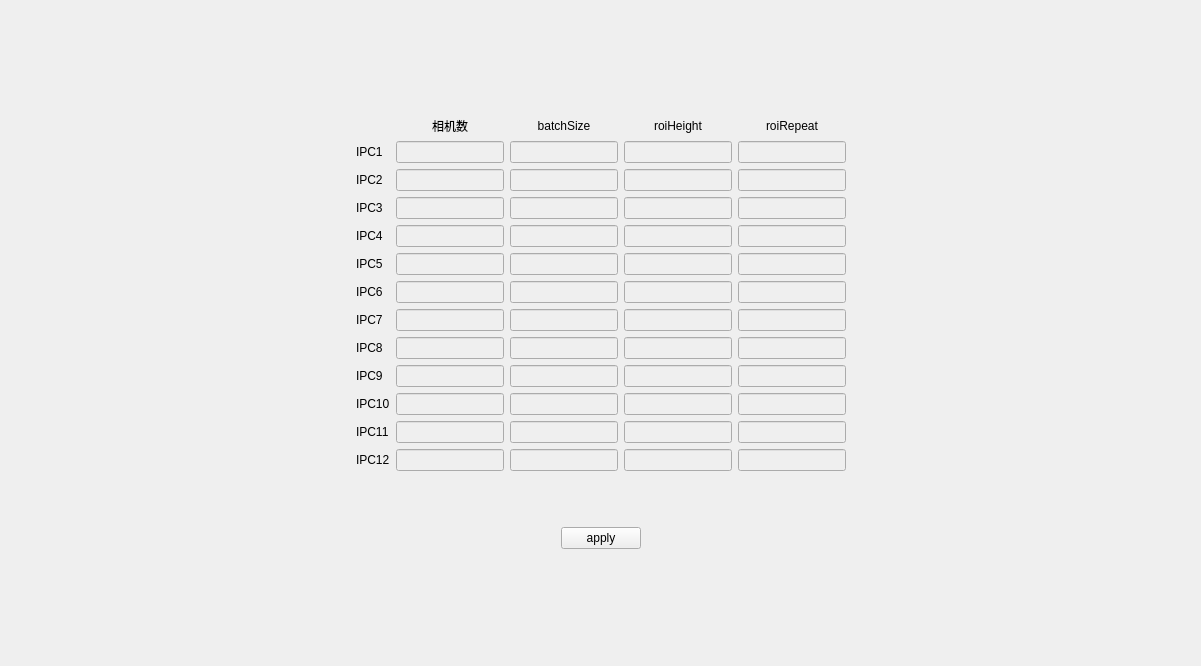
<?xml version="1.0" encoding="UTF-8"?>
<ui version="4.0">
 <class>IpcAISetWidget</class>
 <widget class="QWidget" name="IpcAISetWidget">
  <property name="geometry">
   <rect>
    <x>0</x>
    <y>0</y>
    <width>1201</width>
    <height>666</height>
   </rect>
  </property>
  <property name="windowTitle">
   <string>Form</string>
  </property>
  <layout class="QGridLayout" name="gridLayout_2">
   <item row="4" column="1">
    <spacer name="verticalSpacer_2">
     <property name="orientation">
      <enum>Qt::Vertical</enum>
     </property>
     <property name="sizeHint" stdset="0">
      <size>
       <width>20</width>
       <height>40</height>
      </size>
     </property>
    </spacer>
   </item>
   <item row="2" column="0">
    <spacer name="horizontalSpacer">
     <property name="orientation">
      <enum>Qt::Horizontal</enum>
     </property>
     <property name="sizeHint" stdset="0">
      <size>
       <width>207</width>
       <height>17</height>
      </size>
     </property>
    </spacer>
   </item>
   <item row="3" column="1">
    <layout class="QHBoxLayout" name="horizontalLayout">
     <property name="topMargin">
      <number>50</number>
     </property>
     <item>
      <spacer name="horizontalSpacer_3">
       <property name="orientation">
        <enum>Qt::Horizontal</enum>
       </property>
       <property name="sizeHint" stdset="0">
        <size>
         <width>40</width>
         <height>20</height>
        </size>
       </property>
      </spacer>
     </item>
     <item>
      <widget class="QPushButton" name="pushButton">
       <property name="text">
        <string>apply</string>
       </property>
      </widget>
     </item>
     <item>
      <spacer name="horizontalSpacer_4">
       <property name="orientation">
        <enum>Qt::Horizontal</enum>
       </property>
       <property name="sizeHint" stdset="0">
        <size>
         <width>40</width>
         <height>20</height>
        </size>
       </property>
      </spacer>
     </item>
    </layout>
   </item>
   <item row="1" column="1" rowspan="2">
    <layout class="QGridLayout" name="gridLayout" columnstretch="1,0,0,0,0">
     <item row="12" column="4">
      <widget class="myLineEdit" name="lineEdit_11_3">
       <property name="enabled">
        <bool>false</bool>
       </property>
       <property name="alignment">
        <set>Qt::AlignCenter</set>
       </property>
      </widget>
     </item>
     <item row="12" column="3">
      <widget class="myLineEdit" name="lineEdit_11_2">
       <property name="enabled">
        <bool>false</bool>
       </property>
       <property name="alignment">
        <set>Qt::AlignCenter</set>
       </property>
      </widget>
     </item>
     <item row="0" column="1">
      <widget class="QLabel" name="label_cameracnt">
       <property name="text">
        <string>相机数</string>
       </property>
       <property name="alignment">
        <set>Qt::AlignCenter</set>
       </property>
      </widget>
     </item>
     <item row="0" column="3">
      <widget class="QLabel" name="label_roiheight">
       <property name="text">
        <string>roiHeight</string>
       </property>
       <property name="alignment">
        <set>Qt::AlignCenter</set>
       </property>
      </widget>
     </item>
     <item row="0" column="4">
      <widget class="QLabel" name="label_roirepeat">
       <property name="text">
        <string>roiRepeat</string>
       </property>
       <property name="alignment">
        <set>Qt::AlignCenter</set>
       </property>
      </widget>
     </item>
     <item row="0" column="2">
      <widget class="QLabel" name="label_batchsize">
       <property name="text">
        <string>batchSize</string>
       </property>
       <property name="alignment">
        <set>Qt::AlignCenter</set>
       </property>
      </widget>
     </item>
     <item row="1" column="3">
      <widget class="myLineEdit" name="lineEdit_0_2">
       <property name="enabled">
        <bool>false</bool>
       </property>
       <property name="alignment">
        <set>Qt::AlignCenter</set>
       </property>
      </widget>
     </item>
     <item row="1" column="2">
      <widget class="myLineEdit" name="lineEdit_0_1">
       <property name="enabled">
        <bool>false</bool>
       </property>
       <property name="alignment">
        <set>Qt::AlignCenter</set>
       </property>
      </widget>
     </item>
     <item row="1" column="0">
      <widget class="QLabel" name="label_0">
       <property name="text">
        <string>IPC1</string>
       </property>
      </widget>
     </item>
     <item row="1" column="1">
      <widget class="myLineEdit" name="lineEdit_0_0">
       <property name="enabled">
        <bool>false</bool>
       </property>
       <property name="alignment">
        <set>Qt::AlignCenter</set>
       </property>
      </widget>
     </item>
     <item row="1" column="4">
      <widget class="myLineEdit" name="lineEdit_0_3">
       <property name="enabled">
        <bool>false</bool>
       </property>
       <property name="alignment">
        <set>Qt::AlignCenter</set>
       </property>
      </widget>
     </item>
     <item row="2" column="1">
      <widget class="myLineEdit" name="lineEdit_1_0">
       <property name="enabled">
        <bool>false</bool>
       </property>
       <property name="alignment">
        <set>Qt::AlignCenter</set>
       </property>
      </widget>
     </item>
     <item row="2" column="3">
      <widget class="myLineEdit" name="lineEdit_1_2">
       <property name="enabled">
        <bool>false</bool>
       </property>
       <property name="alignment">
        <set>Qt::AlignCenter</set>
       </property>
      </widget>
     </item>
     <item row="2" column="0">
      <widget class="QLabel" name="label_1">
       <property name="text">
        <string>IPC2</string>
       </property>
      </widget>
     </item>
     <item row="2" column="4">
      <widget class="myLineEdit" name="lineEdit_1_3">
       <property name="enabled">
        <bool>false</bool>
       </property>
       <property name="alignment">
        <set>Qt::AlignCenter</set>
       </property>
      </widget>
     </item>
     <item row="2" column="2">
      <widget class="myLineEdit" name="lineEdit_1_1">
       <property name="enabled">
        <bool>false</bool>
       </property>
       <property name="alignment">
        <set>Qt::AlignCenter</set>
       </property>
      </widget>
     </item>
     <item row="4" column="0">
      <widget class="QLabel" name="label_3">
       <property name="text">
        <string>IPC4</string>
       </property>
      </widget>
     </item>
     <item row="3" column="1">
      <widget class="myLineEdit" name="lineEdit_2_0">
       <property name="enabled">
        <bool>false</bool>
       </property>
       <property name="alignment">
        <set>Qt::AlignCenter</set>
       </property>
      </widget>
     </item>
     <item row="3" column="4">
      <widget class="myLineEdit" name="lineEdit_2_3">
       <property name="enabled">
        <bool>false</bool>
       </property>
       <property name="alignment">
        <set>Qt::AlignCenter</set>
       </property>
      </widget>
     </item>
     <item row="3" column="3">
      <widget class="myLineEdit" name="lineEdit_2_2">
       <property name="enabled">
        <bool>false</bool>
       </property>
       <property name="alignment">
        <set>Qt::AlignCenter</set>
       </property>
      </widget>
     </item>
     <item row="3" column="2">
      <widget class="myLineEdit" name="lineEdit_2_1">
       <property name="enabled">
        <bool>false</bool>
       </property>
       <property name="alignment">
        <set>Qt::AlignCenter</set>
       </property>
      </widget>
     </item>
     <item row="3" column="0">
      <widget class="QLabel" name="label_2">
       <property name="text">
        <string>IPC3</string>
       </property>
      </widget>
     </item>
     <item row="4" column="1">
      <widget class="myLineEdit" name="lineEdit_3_0">
       <property name="enabled">
        <bool>false</bool>
       </property>
       <property name="alignment">
        <set>Qt::AlignCenter</set>
       </property>
      </widget>
     </item>
     <item row="4" column="2">
      <widget class="myLineEdit" name="lineEdit_3_1">
       <property name="enabled">
        <bool>false</bool>
       </property>
       <property name="alignment">
        <set>Qt::AlignCenter</set>
       </property>
      </widget>
     </item>
     <item row="4" column="4">
      <widget class="myLineEdit" name="lineEdit_3_3">
       <property name="enabled">
        <bool>false</bool>
       </property>
       <property name="alignment">
        <set>Qt::AlignCenter</set>
       </property>
      </widget>
     </item>
     <item row="4" column="3">
      <widget class="myLineEdit" name="lineEdit_3_2">
       <property name="enabled">
        <bool>false</bool>
       </property>
       <property name="alignment">
        <set>Qt::AlignCenter</set>
       </property>
      </widget>
     </item>
     <item row="5" column="0">
      <widget class="QLabel" name="label_4">
       <property name="text">
        <string>IPC5</string>
       </property>
      </widget>
     </item>
     <item row="5" column="3">
      <widget class="myLineEdit" name="lineEdit_4_2">
       <property name="enabled">
        <bool>false</bool>
       </property>
       <property name="alignment">
        <set>Qt::AlignCenter</set>
       </property>
      </widget>
     </item>
     <item row="5" column="1">
      <widget class="myLineEdit" name="lineEdit_4_0">
       <property name="enabled">
        <bool>false</bool>
       </property>
       <property name="alignment">
        <set>Qt::AlignCenter</set>
       </property>
      </widget>
     </item>
     <item row="6" column="0">
      <widget class="QLabel" name="label_5">
       <property name="text">
        <string>IPC6</string>
       </property>
      </widget>
     </item>
     <item row="5" column="4">
      <widget class="myLineEdit" name="lineEdit_4_3">
       <property name="enabled">
        <bool>false</bool>
       </property>
       <property name="alignment">
        <set>Qt::AlignCenter</set>
       </property>
      </widget>
     </item>
     <item row="5" column="2">
      <widget class="myLineEdit" name="lineEdit_4_1">
       <property name="enabled">
        <bool>false</bool>
       </property>
       <property name="alignment">
        <set>Qt::AlignCenter</set>
       </property>
      </widget>
     </item>
     <item row="6" column="4">
      <widget class="myLineEdit" name="lineEdit_5_3">
       <property name="enabled">
        <bool>false</bool>
       </property>
       <property name="alignment">
        <set>Qt::AlignCenter</set>
       </property>
      </widget>
     </item>
     <item row="7" column="0">
      <widget class="QLabel" name="label_6">
       <property name="text">
        <string>IPC7</string>
       </property>
      </widget>
     </item>
     <item row="6" column="1">
      <widget class="myLineEdit" name="lineEdit_5_0">
       <property name="enabled">
        <bool>false</bool>
       </property>
       <property name="alignment">
        <set>Qt::AlignCenter</set>
       </property>
      </widget>
     </item>
     <item row="6" column="2">
      <widget class="myLineEdit" name="lineEdit_5_1">
       <property name="enabled">
        <bool>false</bool>
       </property>
       <property name="alignment">
        <set>Qt::AlignCenter</set>
       </property>
      </widget>
     </item>
     <item row="6" column="3">
      <widget class="myLineEdit" name="lineEdit_5_2">
       <property name="enabled">
        <bool>false</bool>
       </property>
       <property name="alignment">
        <set>Qt::AlignCenter</set>
       </property>
      </widget>
     </item>
     <item row="7" column="1">
      <widget class="myLineEdit" name="lineEdit_6_0">
       <property name="enabled">
        <bool>false</bool>
       </property>
       <property name="alignment">
        <set>Qt::AlignCenter</set>
       </property>
      </widget>
     </item>
     <item row="7" column="2">
      <widget class="myLineEdit" name="lineEdit_6_1">
       <property name="enabled">
        <bool>false</bool>
       </property>
       <property name="alignment">
        <set>Qt::AlignCenter</set>
       </property>
      </widget>
     </item>
     <item row="7" column="3">
      <widget class="myLineEdit" name="lineEdit_6_2">
       <property name="enabled">
        <bool>false</bool>
       </property>
       <property name="alignment">
        <set>Qt::AlignCenter</set>
       </property>
      </widget>
     </item>
     <item row="8" column="0">
      <widget class="QLabel" name="label_7">
       <property name="text">
        <string>IPC8</string>
       </property>
      </widget>
     </item>
     <item row="7" column="4">
      <widget class="myLineEdit" name="lineEdit_6_3">
       <property name="enabled">
        <bool>false</bool>
       </property>
       <property name="alignment">
        <set>Qt::AlignCenter</set>
       </property>
      </widget>
     </item>
     <item row="8" column="2">
      <widget class="myLineEdit" name="lineEdit_7_1">
       <property name="enabled">
        <bool>false</bool>
       </property>
       <property name="alignment">
        <set>Qt::AlignCenter</set>
       </property>
      </widget>
     </item>
     <item row="9" column="0">
      <widget class="QLabel" name="label_8">
       <property name="text">
        <string>IPC9</string>
       </property>
      </widget>
     </item>
     <item row="8" column="1">
      <widget class="myLineEdit" name="lineEdit_7_0">
       <property name="enabled">
        <bool>false</bool>
       </property>
       <property name="alignment">
        <set>Qt::AlignCenter</set>
       </property>
      </widget>
     </item>
     <item row="8" column="4">
      <widget class="myLineEdit" name="lineEdit_7_3">
       <property name="enabled">
        <bool>false</bool>
       </property>
       <property name="alignment">
        <set>Qt::AlignCenter</set>
       </property>
      </widget>
     </item>
     <item row="8" column="3">
      <widget class="myLineEdit" name="lineEdit_7_2">
       <property name="enabled">
        <bool>false</bool>
       </property>
       <property name="alignment">
        <set>Qt::AlignCenter</set>
       </property>
      </widget>
     </item>
     <item row="9" column="1">
      <widget class="myLineEdit" name="lineEdit_8_0">
       <property name="enabled">
        <bool>false</bool>
       </property>
       <property name="alignment">
        <set>Qt::AlignCenter</set>
       </property>
      </widget>
     </item>
     <item row="9" column="2">
      <widget class="myLineEdit" name="lineEdit_8_1">
       <property name="enabled">
        <bool>false</bool>
       </property>
       <property name="alignment">
        <set>Qt::AlignCenter</set>
       </property>
      </widget>
     </item>
     <item row="10" column="0">
      <widget class="QLabel" name="label_9">
       <property name="text">
        <string>IPC10</string>
       </property>
      </widget>
     </item>
     <item row="9" column="4">
      <widget class="myLineEdit" name="lineEdit_8_3">
       <property name="enabled">
        <bool>false</bool>
       </property>
       <property name="alignment">
        <set>Qt::AlignCenter</set>
       </property>
      </widget>
     </item>
     <item row="9" column="3">
      <widget class="myLineEdit" name="lineEdit_8_2">
       <property name="enabled">
        <bool>false</bool>
       </property>
       <property name="alignment">
        <set>Qt::AlignCenter</set>
       </property>
      </widget>
     </item>
     <item row="10" column="1">
      <widget class="myLineEdit" name="lineEdit_9_0">
       <property name="enabled">
        <bool>false</bool>
       </property>
       <property name="alignment">
        <set>Qt::AlignCenter</set>
       </property>
      </widget>
     </item>
     <item row="10" column="2">
      <widget class="myLineEdit" name="lineEdit_9_1">
       <property name="enabled">
        <bool>false</bool>
       </property>
       <property name="alignment">
        <set>Qt::AlignCenter</set>
       </property>
      </widget>
     </item>
     <item row="10" column="4">
      <widget class="myLineEdit" name="lineEdit_9_3">
       <property name="enabled">
        <bool>false</bool>
       </property>
       <property name="alignment">
        <set>Qt::AlignCenter</set>
       </property>
      </widget>
     </item>
     <item row="11" column="0">
      <widget class="QLabel" name="label_10">
       <property name="text">
        <string>IPC11</string>
       </property>
      </widget>
     </item>
     <item row="11" column="1">
      <widget class="myLineEdit" name="lineEdit_10_0">
       <property name="enabled">
        <bool>false</bool>
       </property>
       <property name="alignment">
        <set>Qt::AlignCenter</set>
       </property>
      </widget>
     </item>
     <item row="10" column="3">
      <widget class="myLineEdit" name="lineEdit_9_2">
       <property name="enabled">
        <bool>false</bool>
       </property>
       <property name="alignment">
        <set>Qt::AlignCenter</set>
       </property>
      </widget>
     </item>
     <item row="12" column="0">
      <widget class="QLabel" name="label_11">
       <property name="text">
        <string>IPC12</string>
       </property>
      </widget>
     </item>
     <item row="11" column="2">
      <widget class="myLineEdit" name="lineEdit_10_1">
       <property name="enabled">
        <bool>false</bool>
       </property>
       <property name="alignment">
        <set>Qt::AlignCenter</set>
       </property>
      </widget>
     </item>
     <item row="12" column="1">
      <widget class="myLineEdit" name="lineEdit_11_0">
       <property name="enabled">
        <bool>false</bool>
       </property>
       <property name="alignment">
        <set>Qt::AlignCenter</set>
       </property>
      </widget>
     </item>
     <item row="11" column="3">
      <widget class="myLineEdit" name="lineEdit_10_2">
       <property name="enabled">
        <bool>false</bool>
       </property>
       <property name="alignment">
        <set>Qt::AlignCenter</set>
       </property>
      </widget>
     </item>
     <item row="11" column="4">
      <widget class="myLineEdit" name="lineEdit_10_3">
       <property name="enabled">
        <bool>false</bool>
       </property>
       <property name="alignment">
        <set>Qt::AlignCenter</set>
       </property>
      </widget>
     </item>
     <item row="12" column="2">
      <widget class="myLineEdit" name="lineEdit_11_1">
       <property name="enabled">
        <bool>false</bool>
       </property>
       <property name="alignment">
        <set>Qt::AlignCenter</set>
       </property>
      </widget>
     </item>
    </layout>
   </item>
   <item row="0" column="1">
    <spacer name="verticalSpacer">
     <property name="orientation">
      <enum>Qt::Vertical</enum>
     </property>
     <property name="sizeHint" stdset="0">
      <size>
       <width>20</width>
       <height>20</height>
      </size>
     </property>
    </spacer>
   </item>
   <item row="1" column="2">
    <spacer name="horizontalSpacer_2">
     <property name="orientation">
      <enum>Qt::Horizontal</enum>
     </property>
     <property name="sizeHint" stdset="0">
      <size>
       <width>206</width>
       <height>17</height>
      </size>
     </property>
    </spacer>
   </item>
  </layout>
 </widget>
 <customwidgets>
  <customwidget>
   <class>myLineEdit</class>
   <extends>QLineEdit</extends>
   <header location="global">mysortwidget/mylineedit.h</header>
  </customwidget>
 </customwidgets>
 <resources/>
 <connections/>
</ui>
